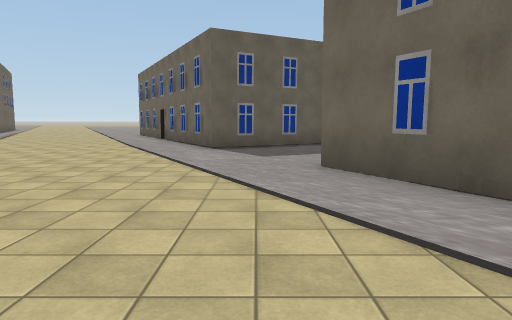
view 1 (above)

24 first-person views from a walk through a 3-D level made in the Unity game engine. The camera is 1.5 m above the floor, tilts 6° down and sees 70° across. The floor is counted in squares, 2 m on a side. Each view is taken from the middle of a square. On the plan, view 1 faces up. The plan holds only what a view shows up to about 11 squares ahead; the rest is blank. The place goes on beyond the plan. Some surface patterns are stand-ins.

view 2
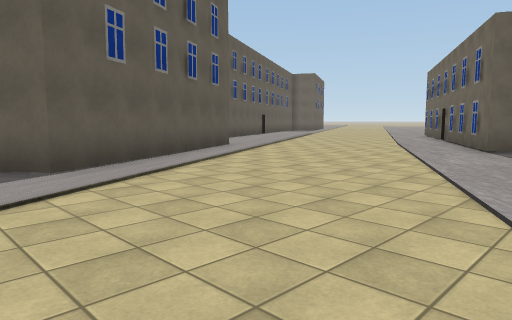

view 3
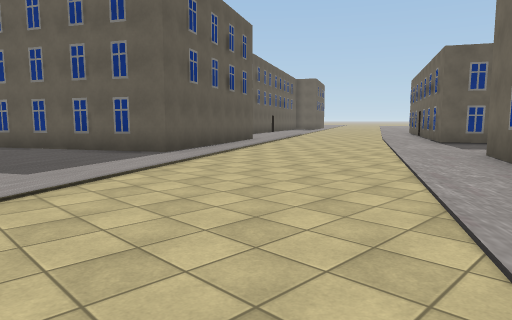

view 4
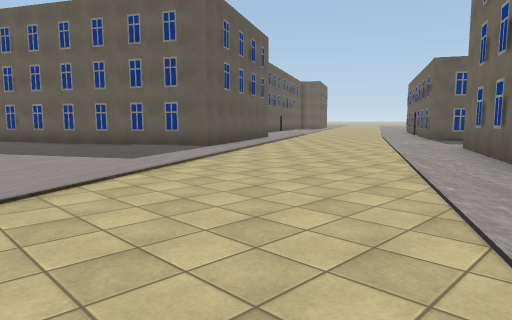

view 5
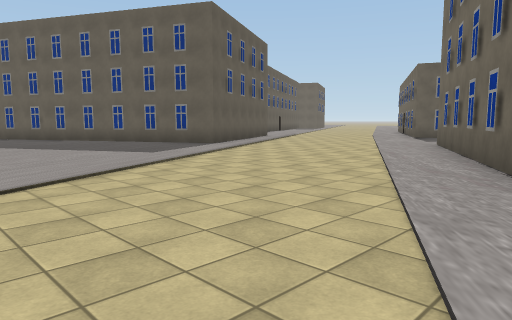

view 6
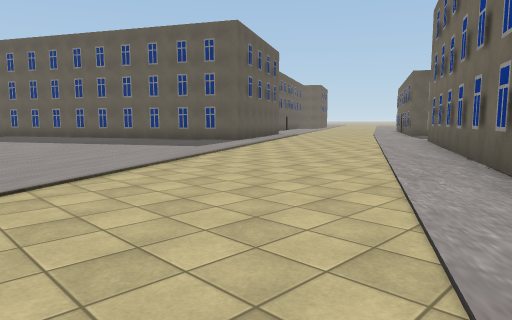

view 7
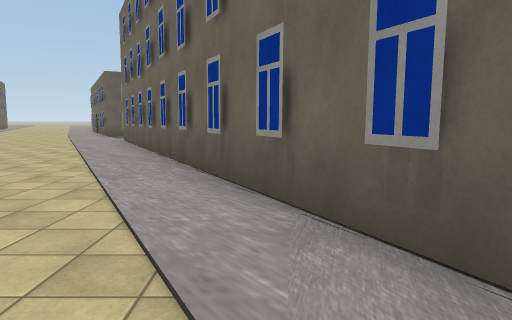

view 8
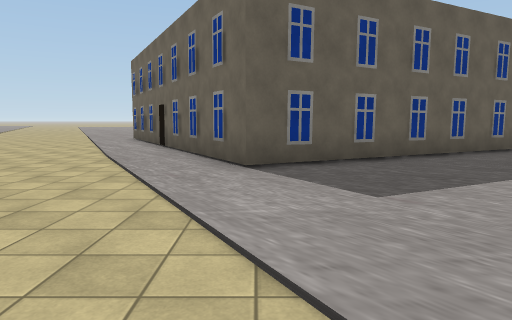

view 9
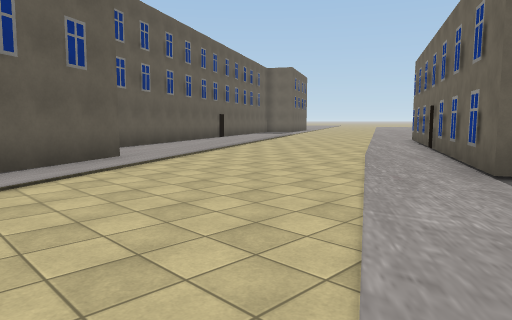

view 10
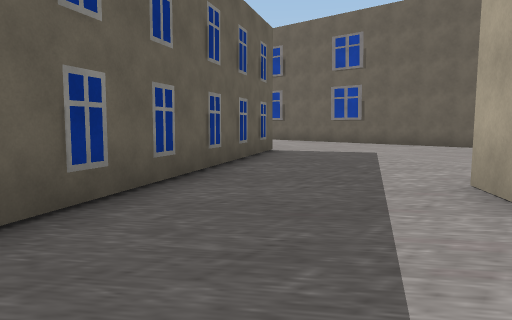

view 11
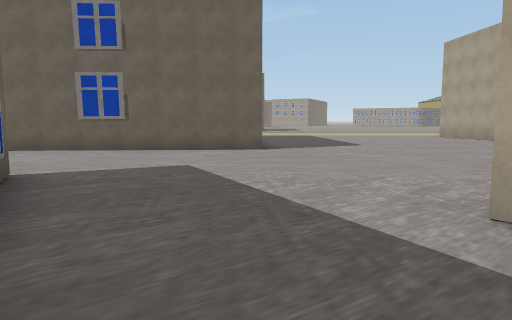

view 12
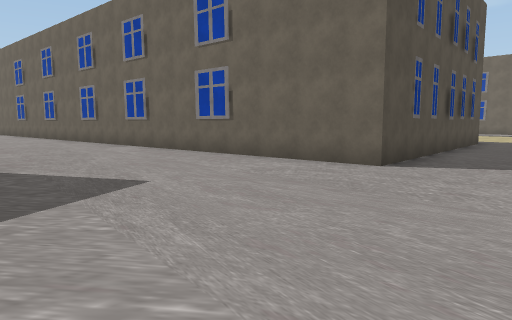

view 13
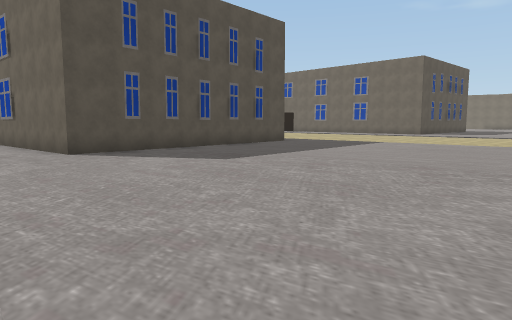

view 14
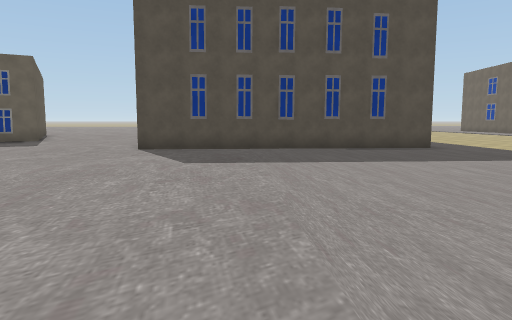

view 15
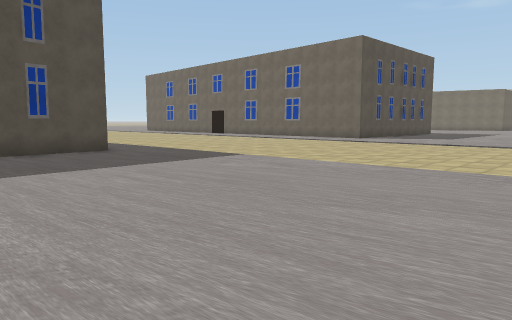

view 16
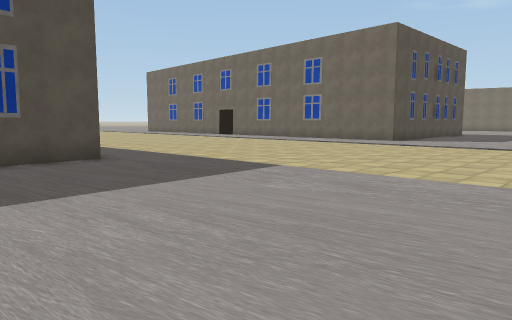

view 17
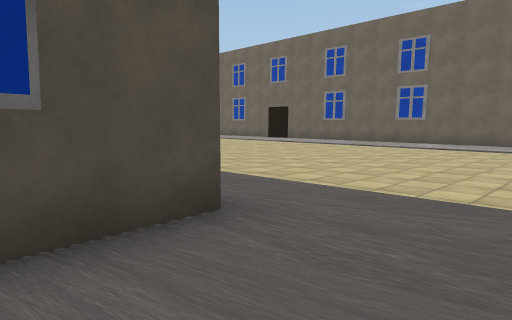

view 18
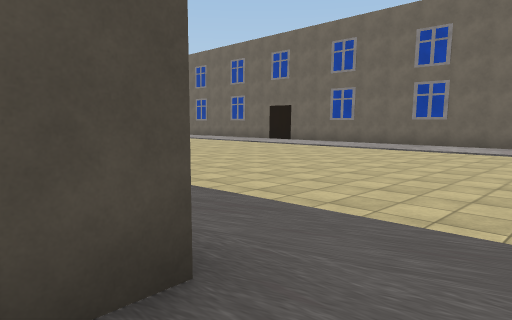

view 19
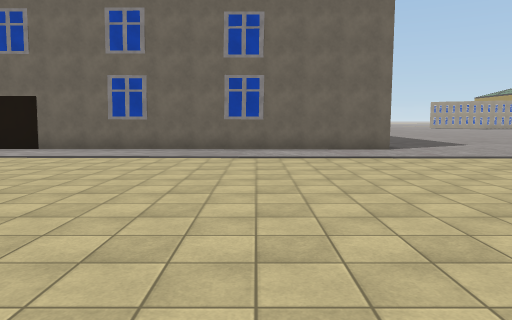

view 20
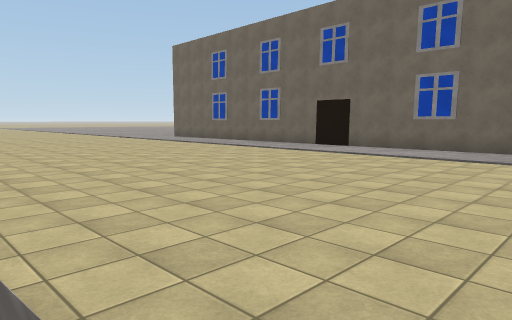

view 21
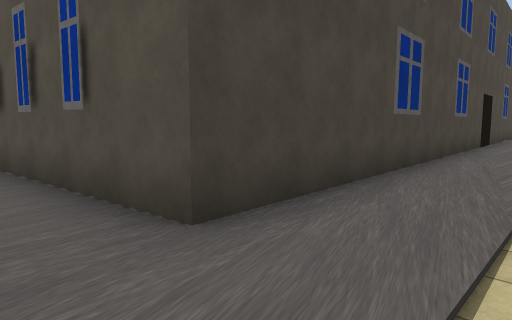

view 22
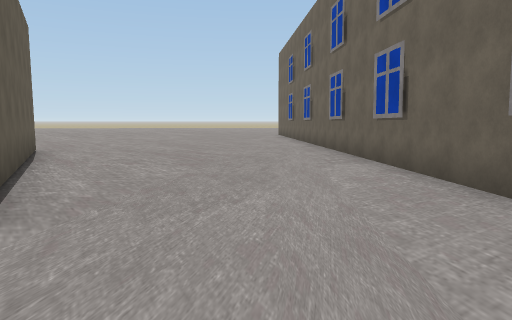

view 23
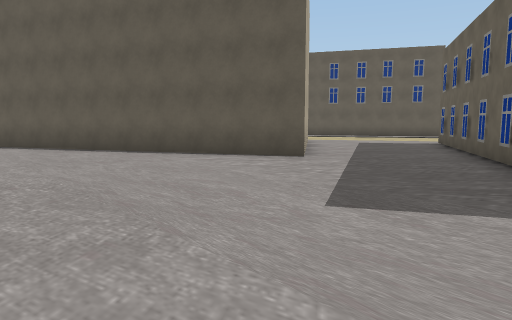

view 24
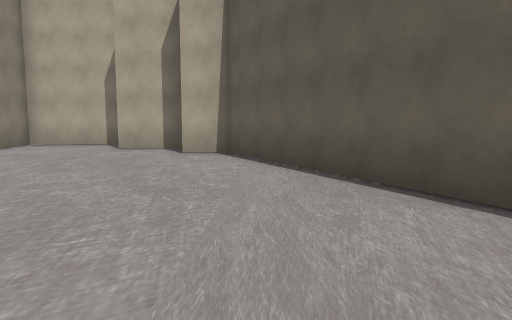

### Floor plan
Points are (right, up) in squares from view 1. A wall is a line through its corners. A room is listed if a view was taken in it or the views show most of it. See-through windows are left out.
Room 1 (views 1, 2, 3, 4, 5, 6, 7, 8, 9, 10, 11)
walls: (-7.7, 7.5) (-4.5, 1.5) (-8.5, -0.6); (3.8, 7.8) (5.8, 9.2); (5.2, 12.9) (-1.1, 9.6) (-4.2, 15.5); (7.1, -6.6) (1.1, 5.9)
ways out: opening at (5, 11) to room 2
Room 2 (views 12, 13, 14, 15, 16, 17, 18, 19, 20, 21, 22, 23, 24)
walls: (32, 10.3) (32.2, 21.1); (17.2, -3.2) (17.1, -2); (12, -2.2) (13.9, -2); (8, 14.4) (5.2, 12.9); (20.2, 22.6) (21, 11.4) (12.8, 10.8) (12, 22.5); (5.8, 9.2) (10.7, -0.8) (11.8, -0.7); (4.4, 21.3) (7.2, 15.9)
ways out: opening at (5, 11) to room 1

Where each view was taken, in squares from view 1:
view 1: 0 up, 0 right, facing up
view 2: 0 up, 1 right, facing up-left
view 3: 3 down, 3 right, facing up-left
view 4: 5 down, 4 right, facing up-left
view 5: 6 down, 5 right, facing up-left
view 6: 8 down, 6 right, facing up-left
view 7: 8 down, 6 right, facing up
view 8: 4 up, 1 left, facing up
view 9: 4 up, 0 right, facing up-left
view 10: 8 up, 1 right, facing up-right
view 11: 11 up, 3 right, facing right
view 12: 8 up, 7 right, facing up-right
view 13: 2 up, 10 right, facing up-right
view 14: 1 up, 16 right, facing up
view 15: 2 up, 17 right, facing up-right
view 16: 4 up, 18 right, facing up-right
view 17: 9 up, 19 right, facing up-right
view 18: 10 up, 20 right, facing up-right
view 19: 14 up, 22 right, facing right
view 20: 14 up, 22 right, facing up-right
view 21: 10 up, 23 right, facing up-left
view 22: 12 up, 10 right, facing up
view 23: 14 up, 12 right, facing down-left
view 24: 8 up, 10 right, facing down
